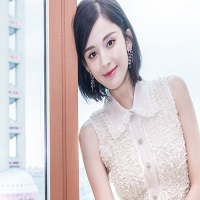
%> input picture 彩色图片转化16进制数据用此MATLAB代码/彩色图片转换16进制数据用此代码/nazha.jpg, 200 x 200 px
$ octave create_color_pic_data.m   (GNU Octave 9; MATLAB toolbox functions it lacks are replaced by stand-ins)
%> lines starting %> are read from the running program, lines starting %| are printed output that depends on the picture
%将数据转成txt文件
clc;                                %清除窗口中的信息
clear all;                          %清楚workspace中的历史命令
RGB_data =  imread('nazha.jpg');      %读取图片，得到的数据是3维的数组，分别代表R,G,B三种颜色
%> RGB_data is the input picture: size 200x200x3 uint8; mean R, G, B 211.7, 201.4, 203
R_data =    RGB_data(:,:,1);
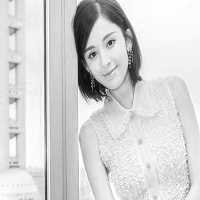
%> R_data: size 200x200 uint8; min 6, max 255, mean 211.7
G_data =    RGB_data(:,:,2);
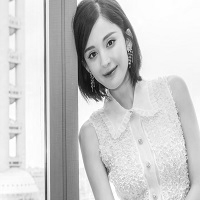
%> G_data: size 200x200 uint8; min 7, max 255, mean 201.4
B_data =    RGB_data(:,:,3);
[ROW, COL] =    size(R_data);
%> ROW = 200; COL = 200
outdata =   zeros(1,ROW*COL);
for r = 1:200
    for c = 1:200
        outdata((r-1)*COL+c) = bitand(R_data(r,c),224) + bitshift(bitand(G_data(r,c),224),-3) + bitshift(bitand(B_data(r,c),192),-6);
    end
end

fid  = fopen('test.txt', 'w+');
for i=1 : ROW*COL
    fprintf(fid,'%02x ',outdata(i));
end
fclose(fid);

$ run again, with 彩色图片转化16进制数据用此MATLAB代码/彩色图片转换16进制数据用此代码/guan.jpg copied over 彩色图片转化16进制数据用此MATLAB代码/彩色图片转换16进制数据用此代码/nazha.jpg
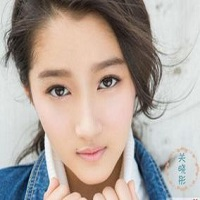
%> input picture 彩色图片转化16进制数据用此MATLAB代码/彩色图片转换16进制数据用此代码/guan.jpg, 200 x 200 px
%> RGB_data is the input picture: size 200x200x3 uint8; mean R, G, B 177, 165.3, 158
%> `R_data =    RGB_data(:,:,1);`:
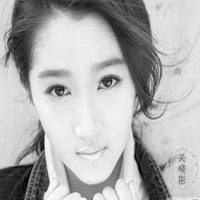
%> R_data: size 200x200 uint8; min 0, max 255, mean 177
%> `B_data =    RGB_data(:,:,3);`:
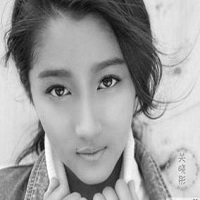
%> B_data: size 200x200 uint8; min 3, max 255, mean 158
